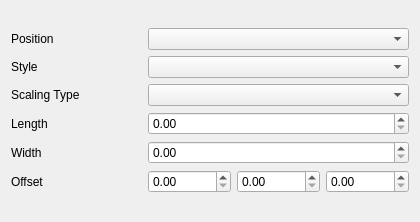
<?xml version="1.0" encoding="UTF-8"?>
<ui version="4.0">
 <class>AppearanceLocalAxesForm</class>
 <widget class="QWidget" name="AppearanceLocalAxesForm">
  <property name="geometry">
   <rect>
    <x>0</x>
    <y>0</y>
    <width>420</width>
    <height>222</height>
   </rect>
  </property>
  <property name="windowTitle">
   <string>Form</string>
  </property>
  <layout class="QVBoxLayout" name="verticalLayout_2">
   <item>
    <layout class="QVBoxLayout" name="verticalLayout">
     <item>
      <layout class="QGridLayout" name="gridLayout" columnstretch="1,2">
       <item row="5" column="1">
        <layout class="QHBoxLayout" name="horizontalLayout">
         <item>
          <widget class="CustomDoubleSpinBox" name="offsetXSpinBox"/>
         </item>
         <item>
          <widget class="CustomDoubleSpinBox" name="offsetYSpinBox"/>
         </item>
         <item>
          <widget class="CustomDoubleSpinBox" name="offsetZSpinBox"/>
         </item>
        </layout>
       </item>
       <item row="2" column="1">
        <widget class="QComboBox" name="scalingTypeComboBox"/>
       </item>
       <item row="1" column="0">
        <widget class="QLabel" name="label_2">
         <property name="text">
          <string>Style</string>
         </property>
        </widget>
       </item>
       <item row="3" column="1">
        <widget class="CustomDoubleSpinBox" name="lengthSpinBox"/>
       </item>
       <item row="0" column="1">
        <widget class="QComboBox" name="positionComboBox"/>
       </item>
       <item row="5" column="0">
        <widget class="QLabel" name="label_5">
         <property name="text">
          <string>Offset</string>
         </property>
        </widget>
       </item>
       <item row="3" column="0">
        <widget class="QLabel" name="label_4">
         <property name="text">
          <string>Length</string>
         </property>
        </widget>
       </item>
       <item row="1" column="1">
        <widget class="QComboBox" name="styleComboBox"/>
       </item>
       <item row="4" column="0">
        <widget class="QLabel" name="label_6">
         <property name="text">
          <string>Width</string>
         </property>
        </widget>
       </item>
       <item row="0" column="0">
        <widget class="QLabel" name="label">
         <property name="text">
          <string>Position</string>
         </property>
        </widget>
       </item>
       <item row="2" column="0">
        <widget class="QLabel" name="label_3">
         <property name="text">
          <string>Scaling Type</string>
         </property>
        </widget>
       </item>
       <item row="4" column="1">
        <widget class="CustomDoubleSpinBox" name="widthSpinBox"/>
       </item>
      </layout>
     </item>
    </layout>
   </item>
  </layout>
 </widget>
 <customwidgets>
  <customwidget>
   <class>CustomDoubleSpinBox</class>
   <extends>QDoubleSpinBox</extends>
   <header>customdoublespinbox.h</header>
  </customwidget>
 </customwidgets>
 <resources/>
 <connections/>
</ui>
